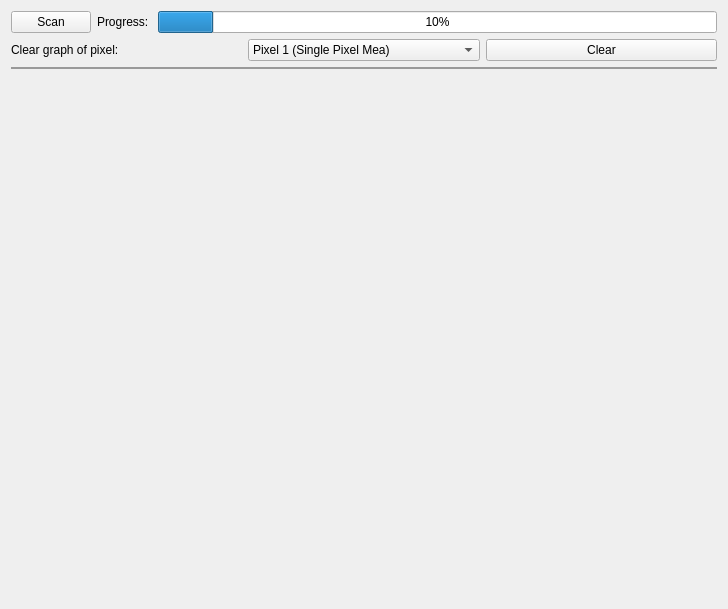
    <widget class="QWidget" name="tab_3">
     <attribute name="title">
      <string>Data Acquistion </string>
     </attribute>
     <layout class="QVBoxLayout" name="verticalLayout_11">
      <item>
       <layout class="QHBoxLayout" name="horizontalLayout_6">
        <item>
         <widget class="QPushButton" name="pushButton_scan">
          <property name="text">
           <string>Scan</string>
          </property>
         </widget>
        </item>
        <item>
         <widget class="QLabel" name="label_progress">
          <property name="sizePolicy">
           <sizepolicy hsizetype="Preferred" vsizetype="Fixed">
            <horstretch>0</horstretch>
            <verstretch>0</verstretch>
           </sizepolicy>
          </property>
          <property name="text">
           <string>Progress: </string>
          </property>
         </widget>
        </item>
        <item>
         <widget class="QProgressBar" name="progressBar">
          <property name="sizePolicy">
           <sizepolicy hsizetype="Expanding" vsizetype="Fixed">
            <horstretch>0</horstretch>
            <verstretch>0</verstretch>
           </sizepolicy>
          </property>
          <property name="value">
           <number>10</number>
          </property>
          <property name="invertedAppearance">
           <bool>false</bool>
          </property>
         </widget>
        </item>
       </layout>
      </item>
      <item>
       <layout class="QHBoxLayout" name="horizontalLayout_8">
        <item>
         <widget class="QLabel" name="label_37">
          <property name="sizePolicy">
           <sizepolicy hsizetype="Preferred" vsizetype="Fixed">
            <horstretch>0</horstretch>
            <verstretch>0</verstretch>
           </sizepolicy>
          </property>
          <property name="text">
           <string>Clear graph of pixel: </string>
          </property>
         </widget>
        </item>
        <item>
         <widget class="QComboBox" name="comboBox">
          <item>
           <property name="text">
            <string>Pixel 1 (Single Pixel Mea)</string>
           </property>
          </item>
          <item>
           <property name="text">
            <string>Pixel 2</string>
           </property>
          </item>
          <item>
           <property name="text">
            <string>Pixel 3</string>
           </property>
          </item>
          <item>
           <property name="text">
            <string>Pixel 4</string>
           </property>
          </item>
          <item>
           <property name="text">
            <string>Pixel 5</string>
           </property>
          </item>
          <item>
           <property name="text">
            <string>Pixel 6</string>
           </property>
          </item>
         </widget>
        </item>
        <item>
         <widget class="QPushButton" name="pushButton_clear">
          <property name="text">
           <string>Clear</string>
          </property>
         </widget>
        </item>
       </layout>
      </item>
      <item>
       <widget class="Line" name="line_5">
        <property name="styleSheet">
         <string notr="true">color: rgb(153, 153, 153);</string>
        </property>
        <property name="frameShadow">
         <enum>QFrame::Plain</enum>
        </property>
        <property name="lineWidth">
         <number>2</number>
        </property>
        <property name="orientation">
         <enum>Qt::Horizontal</enum>
        </property>
       </widget>
      </item>
      <item>
       <layout class="QGridLayout" name="gridLayout_4">
        <item row="0" column="0">
         <widget class="PlotWidget" name="plottedData_pixel1" native="true">
          <property name="minimumSize">
           <size>
            <width>350</width>
            <height>170</height>
           </size>
          </property>
         </widget>
        </item>
        <item row="0" column="1">
         <widget class="PlotWidget" name="plottedData_pixel2" native="true">
          <property name="minimumSize">
           <size>
            <width>350</width>
            <height>170</height>
           </size>
          </property>
         </widget>
        </item>
        <item row="1" column="0">
         <widget class="PlotWidget" name="plottedData_pixel3" native="true">
          <property name="minimumSize">
           <size>
            <width>350</width>
            <height>170</height>
           </size>
          </property>
         </widget>
        </item>
        <item row="1" column="1">
         <widget class="PlotWidget" name="plottedData_pixel4" native="true">
          <property name="minimumSize">
           <size>
            <width>350</width>
            <height>170</height>
           </size>
          </property>
         </widget>
        </item>
        <item row="2" column="0">
         <widget class="PlotWidget" name="plottedData_pixel5" native="true">
          <property name="minimumSize">
           <size>
            <width>350</width>
            <height>170</height>
           </size>
          </property>
         </widget>
        </item>
        <item row="2" column="1">
         <widget class="PlotWidget" name="plottedData_pixel6" native="true">
          <property name="minimumSize">
           <size>
            <width>350</width>
            <height>170</height>
           </size>
          </property>
         </widget>
        </item>
       </layout>
      </item>
     </layout>
    </widget>
